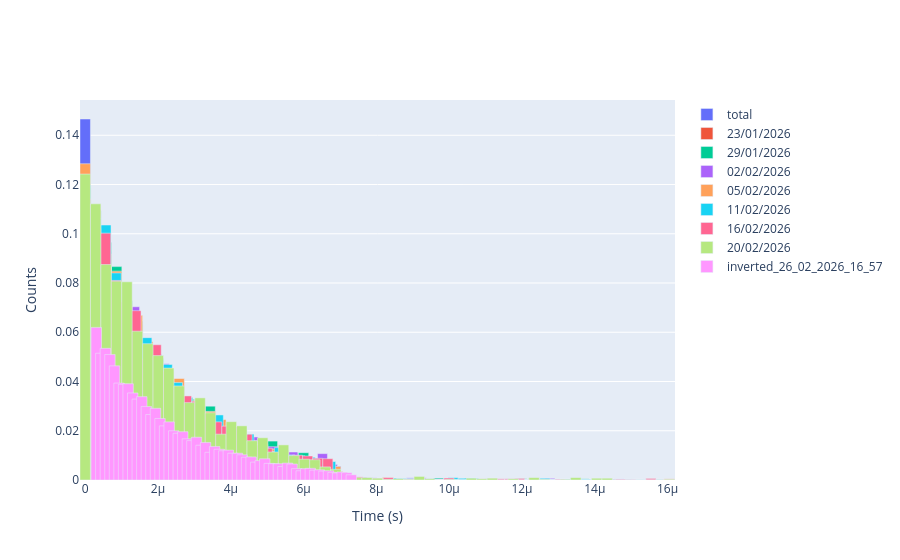

The notebook cell this image was saved under:
### Markdown cell above
## Hists

### Code cell
# data_2 = data_2[(data_2 > 0.6e-6) & (data_2 < 1.8e-6)]
inv_data_1_cut = inv_data_1[(inv_data_1 > 3e-7)&(inv_data_1 < 7.6e-6)]
count, edges = np.histogram(data, bins=n_bins , density=False)
count_1, edges_1 = np.histogram(data_1, bins=n_bins , density=False)
count_2, edges_2 = np.histogram(data_2, bins=n_bins , density=False)
count_3, edges_3 = np.histogram(data_3, bins=n_bins , density=False)
count_4, edges_4 = np.histogram(data_4, bins=n_bins , density=False)
count_5, edges_5 = np.histogram(data_5, bins=n_bins , density=False)
count_6, edges_6 = np.histogram(data_6, bins=n_bins , density=False)
count_7, edges_7 = np.histogram(data_7, bins=n_bins , density=False)
count_8, edges_8 = np.histogram(inv_data_1_cut, bins=n_bins , density=False)
print (len(data), len(data_1))
fig = go.Figure()

fig.add_trace(go.Bar(x=edges[:-1],  y=count   / len(data),   name='total',        width=np.diff(edges)))
fig.add_trace(go.Bar(x=edges_1[:-1], y=count_1 / len(data_1), name='23/01/2026',   width=np.diff(edges_1)))
fig.add_trace(go.Bar(x=edges_2[:-1], y=count_2 / len(data_2), name='29/01/2026',   width=np.diff(edges_2)))
fig.add_trace(go.Bar(x=edges_3[:-1], y=count_3 / len(data_3), name='02/02/2026',   width=np.diff(edges_3)))
fig.add_trace(go.Bar(x=edges_4[:-1], y=count_4 / len(data_4), name='05/02/2026',   width=np.diff(edges_4)))
fig.add_trace(go.Bar(x=edges_5[:-1], y=count_5 / len(data_5), name='11/02/2026',   width=np.diff(edges_5)))
fig.add_trace(go.Bar(x=edges_6[:-1], y=count_6 / len(data_6), name='16/02/2026',   width=np.diff(edges_6)))
fig.add_trace(go.Bar(x=edges_7[:-1], y=count_7 / len(data_7), name='20/02/2026',   width=np.diff(edges_7)))
fig.add_trace(go.Bar(x=edges_8[:-1], y=count_8 / len(inv_data_1_cut), name='inverted_26_02_2026_16_57',   width=np.diff(edges_7)))
fig.update_layout(
    xaxis_title='Time (s)',
    yaxis_title='Counts',
    bargap=0
)

fig.show()
